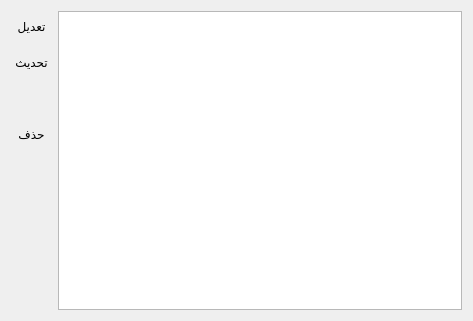
<?xml version="1.0" encoding="UTF-8"?>
<ui version="4.0">
 <class>IndexesDialog</class>
 <widget class="QDialog" name="IndexesDialog">
  <property name="geometry">
   <rect>
    <x>0</x>
    <y>0</y>
    <width>473</width>
    <height>321</height>
   </rect>
  </property>
  <property name="windowTitle">
   <string>تعديل الفهارس</string>
  </property>
  <property name="layoutDirection">
   <enum>Qt::RightToLeft</enum>
  </property>
  <property name="locale">
   <locale language="Arabic" country="Morocco"/>
  </property>
  <layout class="QHBoxLayout" name="horizontalLayout">
   <item>
    <widget class="QTreeWidget" name="treeWidget">
     <property name="rootIsDecorated">
      <bool>false</bool>
     </property>
     <property name="headerHidden">
      <bool>true</bool>
     </property>
     <column>
      <property name="text">
       <string>اسم الفهرس</string>
      </property>
     </column>
    </widget>
   </item>
   <item>
    <layout class="QVBoxLayout" name="verticalLayout">
     <item>
      <widget class="QToolButton" name="pushEdit">
       <property name="minimumSize">
        <size>
         <width>30</width>
         <height>30</height>
        </size>
       </property>
       <property name="toolTip">
        <string>تعديل فهرس</string>
       </property>
       <property name="text">
        <string>تعديل</string>
       </property>
       <property name="icon">
        <iconset resource="resources.qrc">
         <normaloff>:/bin/data/images/edit.png</normaloff>:/bin/data/images/edit.png</iconset>
       </property>
       <property name="autoRaise">
        <bool>true</bool>
       </property>
      </widget>
     </item>
     <item>
      <widget class="QToolButton" name="pushUpDate">
       <property name="minimumSize">
        <size>
         <width>30</width>
         <height>30</height>
        </size>
       </property>
       <property name="toolTip">
        <string>تحديث فهرس</string>
       </property>
       <property name="text">
        <string>تحديث</string>
       </property>
       <property name="icon">
        <iconset resource="resources.qrc">
         <normaloff>:/bin/data/images/reload.png</normaloff>:/bin/data/images/reload.png</iconset>
       </property>
       <property name="autoRaise">
        <bool>true</bool>
       </property>
      </widget>
     </item>
     <item>
      <widget class="QToolButton" name="pushOptimize">
       <property name="minimumSize">
        <size>
         <width>30</width>
         <height>30</height>
        </size>
       </property>
       <property name="toolTip">
        <string>ضغط الفهرس</string>
       </property>
       <property name="icon">
        <iconset resource="resources.qrc">
         <normaloff>:/bin/data/images/compress.png</normaloff>:/bin/data/images/compress.png</iconset>
       </property>
       <property name="iconSize">
        <size>
         <width>16</width>
         <height>16</height>
        </size>
       </property>
       <property name="autoRaise">
        <bool>true</bool>
       </property>
      </widget>
     </item>
     <item>
      <widget class="QToolButton" name="pushDelete">
       <property name="minimumSize">
        <size>
         <width>30</width>
         <height>30</height>
        </size>
       </property>
       <property name="toolTip">
        <string>حذف فهرس</string>
       </property>
       <property name="text">
        <string>حذف</string>
       </property>
       <property name="icon">
        <iconset resource="resources.qrc">
         <normaloff>:/bin/data/images/delete.png</normaloff>:/bin/data/images/delete.png</iconset>
       </property>
       <property name="autoRaise">
        <bool>true</bool>
       </property>
      </widget>
     </item>
     <item>
      <spacer name="verticalSpacer">
       <property name="orientation">
        <enum>Qt::Vertical</enum>
       </property>
       <property name="sizeHint" stdset="0">
        <size>
         <width>20</width>
         <height>40</height>
        </size>
       </property>
      </spacer>
     </item>
    </layout>
   </item>
  </layout>
 </widget>
 <resources>
  <include location="resources.qrc"/>
 </resources>
 <connections/>
</ui>
